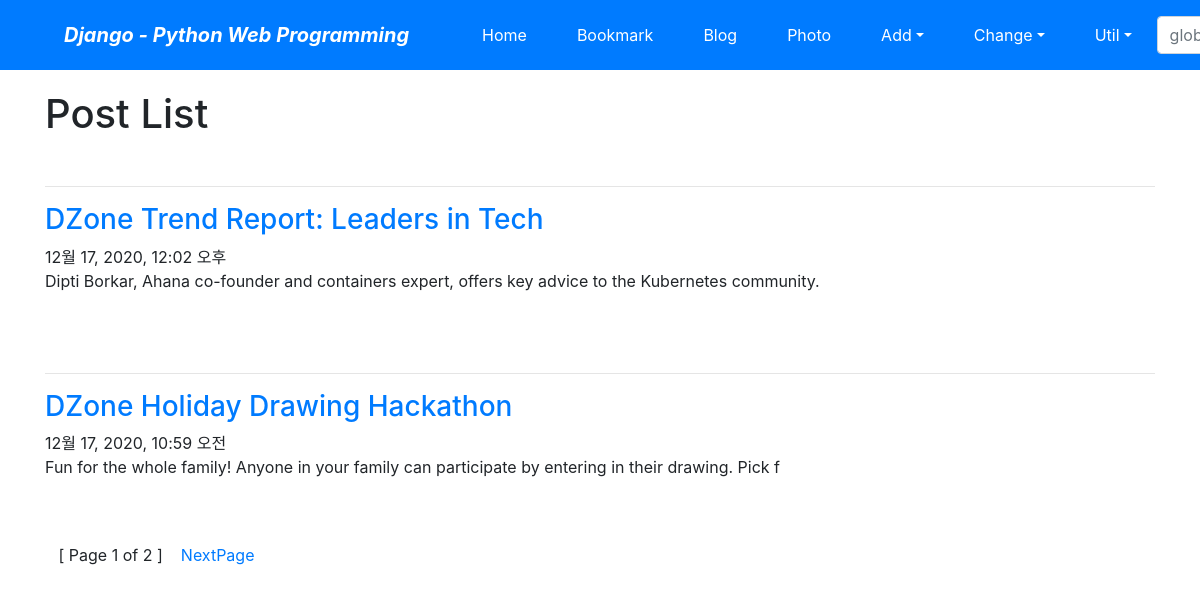
The page /blog/ on the database as committed earlier.
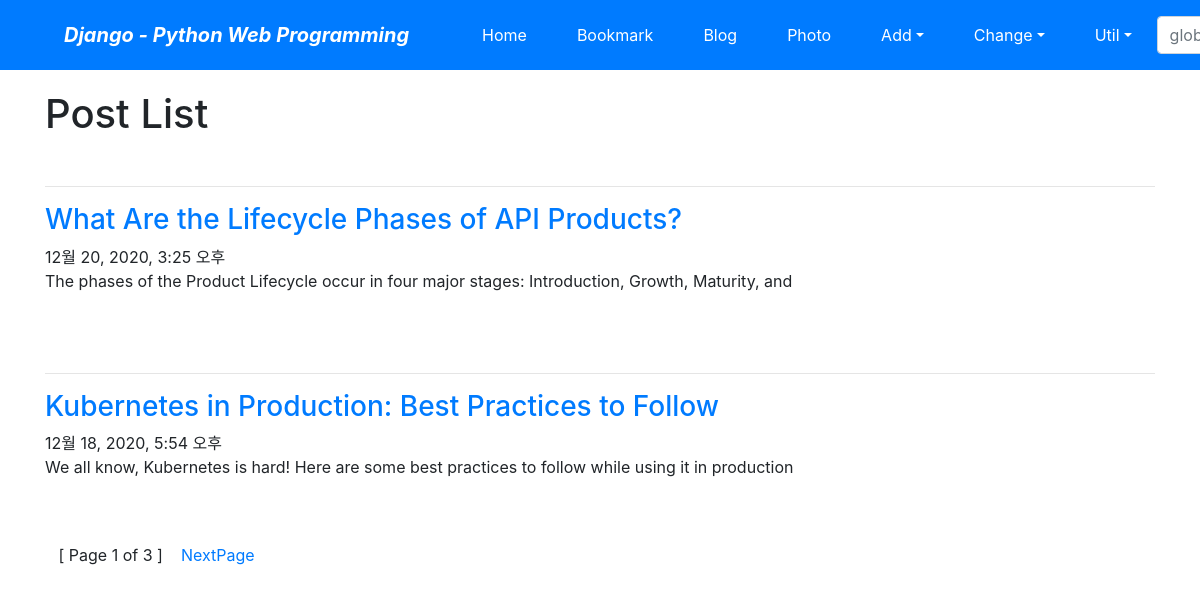
The same page on the database as committed later.
### blog/models.py (models this page shows, shortened)
class Post(models.Model):
    title = models.CharField(verbose_name = "TITLE", max_length=100)
    slug = models.SlugField(verbose_name='SLUG', max_length=100, allow_unicode=True, help_text='one word for title alias. ')    # this is title -> this-is-title
    description = models.CharField(verbose_name="DESCRIPTION", max_length=100)
    content = models.TextField(verbose_name='CONTENT')
    create_dt = models.DateTimeField(verbose_name='CREATE DATE', auto_now_add=True)
    modify_dt = models.DateTimeField(verbose_name='MODIFY DATE', auto_now=True)
    owner = models.ForeignKey(User, on_delete=models.CASCADE, blank=True, null=True, verbose_name="OWNER")
    tags = TaggableManager(blank=True)
    class Meta:
        verbose_name = 'post'
        verbose_name_plural = 'posts'
        db_table = 'blog_posts'
        ordering = ('-modify_dt',)
        pass

### blog/views.py (the view)
# urls.py: path('', PostLV.as_view(), name='index'),
class PostLV(ListView):
    model = Post    # Post.objects.all()
    template_name = "blog/post_all.html"
    context_object_name = 'posts'
    paginate_by = 2 # 페이징 처리 설정 (한 화면에 n개씩 표시)

### blog/templates/blog/post_all.html (shortened to what this page needs)
{% extends 'base.html' %}
{% block content %}
    <h1>Post List</h1>
    <br>
    {% for post in posts %}
        <hr>
        <h3><a href='/blog/post/{{ post.slug }}/'>{{ post.title }}</a></h3>
        {{post.modify_dt}}
        <p>{{ post.description }}</p>
        <br><br>
    {% endfor %}
    &nbsp;&nbsp; [ Page {{ page_obj.number }} of {{ page_obj.paginator.num_pages }} ] &nbsp;&nbsp;
    {% if page_obj.has_next %}
        <a href='?page={{ page_obj.next_page_number }}'>NextPage</a>
    {% endif %}
{% endblock %}

### templates/base.html (shortened to what this page needs)
<!DOCTYPE html>
<html lang="ko">
<head>
    <link rel="stylesheet" href="https://cdn.jsdelivr.net/npm/bootstrap@4.5.3/dist/css/bootstrap.min.css">
</head>
<body style="padding-top:90px;">
<nav class="navbar navbar-expand-lg navbar-dark bg-primary fixed-top">
    <span class="navbar-brand mx-5 mb-0 font-weight-bold font-italic">Django - Python Web Programming</span>
    <div class="collapse navbar-collapse" id="navbarSupportedContent">
        <ul class="navbar-nav mr-auto">
            <li class="nav-item mx-1 btn btn-primary">
                <a class="nav-link text-white" href="{% url 'home' %}">Home</a>
            </li>
            <li class="nav-item mx-1 btn btn-primary">
                <a class="nav-link text-white" href="{% url 'bookmark:index' %}">Bookmark</a>
            </li>
            <li class="nav-item mx-1 btn btn-primary">
                <a class="nav-link text-white" href="{% url 'blog:index' %}">Blog</a>
            </li>
            <li class="nav-item mx-1 btn btn-primary">
                <a class="nav-link text-white" href="{% url 'photo:index' %}">Photo</a>
            </li>
            <li class="nav-item dropdown mx-1 btn btn-primary">
                <a class="nav-link dropdown-toggle text-white" href="#" data-toggle="dropdown">Add</a>
            </li>
            <li class="nav-item dropdown mx-1 btn btn-primary">
                <a class="nav-link dropdown-toggle text-white" href="#" data-toggle="dropdown">Change</a>
            </li>
            <li class="nav-item dropdown mx-1 btn btn-primary">
                <a class="nav-link dropdown-toggle text-white" href="#" data-toggle="dropdown">Util</a>
            </li>
        </ul>
        <form class="form-inline my-2" action="" method="post"> {% csrf_token %}
            <input class="form-control mr-sm-2" type="search" placeholder="global search" name="search_word">
        </form>
    </div>
</nav>
<div class="container">
    {% block content %}{% endblock %}
</div>
<br><br><br><br><br>
</body>
</html>

Rows that differ between the two databases and show on the page:
no longer on this page (row unchanged): Post: title "DZone Trend Report: Leaders in Tech", modify_dt "12월 17, 2020, 12:02 오후", description "Dipti Borkar, Ahana co-founder and containers expert, offers key advice to the Kubernetes community."
no longer on this page (row unchanged): Post: title "DZone Holiday Drawing Hackathon", modify_dt "12월 17, 2020, 10:59 오전", description "Fun for the whole family! Anyone in your family can participate by entering in their drawing. Pick f"
added Post: title "What Are the Lifecycle Phases of API Products?", modify_dt "12월 20, 2020, 3:25 오후", description "The phases of the Product Lifecycle occur in four major stages: Introduction, Growth, Maturity, and"
added Post: title "Kubernetes in Production: Best Practices to Follow", modify_dt "12월 18, 2020, 5:54 오후", description "We all know, Kubernetes is hard! Here are some best practices to follow while using it in production"
Other text that changed with them:
{{ page_obj.paginator.num_pages }}: "2" → "3"
